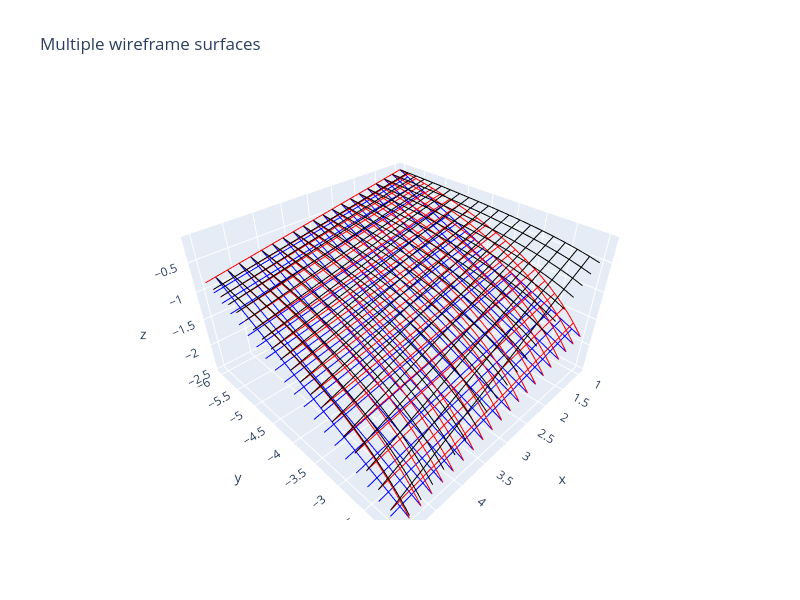

Here is the notebook cell this chart was saved with:
### Code cell
z_mul_y((1, 5), (-6, -2))
x_div_y((1, 5), (-6, -2))

x = np.linspace(1,5, 100) #v105
y = np.linspace(-6,-2, 100) #v112 z136 exp()

X, Y = np.meshgrid(x, y)


Z = X / Y
z1= -0.16666666666666666 * X +  -0.4166666666666667 * Y +  -2.5
z2= -0.5 * X +  -0.08333333333333333 * Y +  -0.16666666666666666


z3= -0.16666666666666666 * X +  5 * 1/Y +  0.8333333333333333
z4= -0.5 * X +  1 * 1/Y +  0.5
plot_wireframe(X, Y, Z,z1,z2,z3,z4,True,True,False,True,False)
